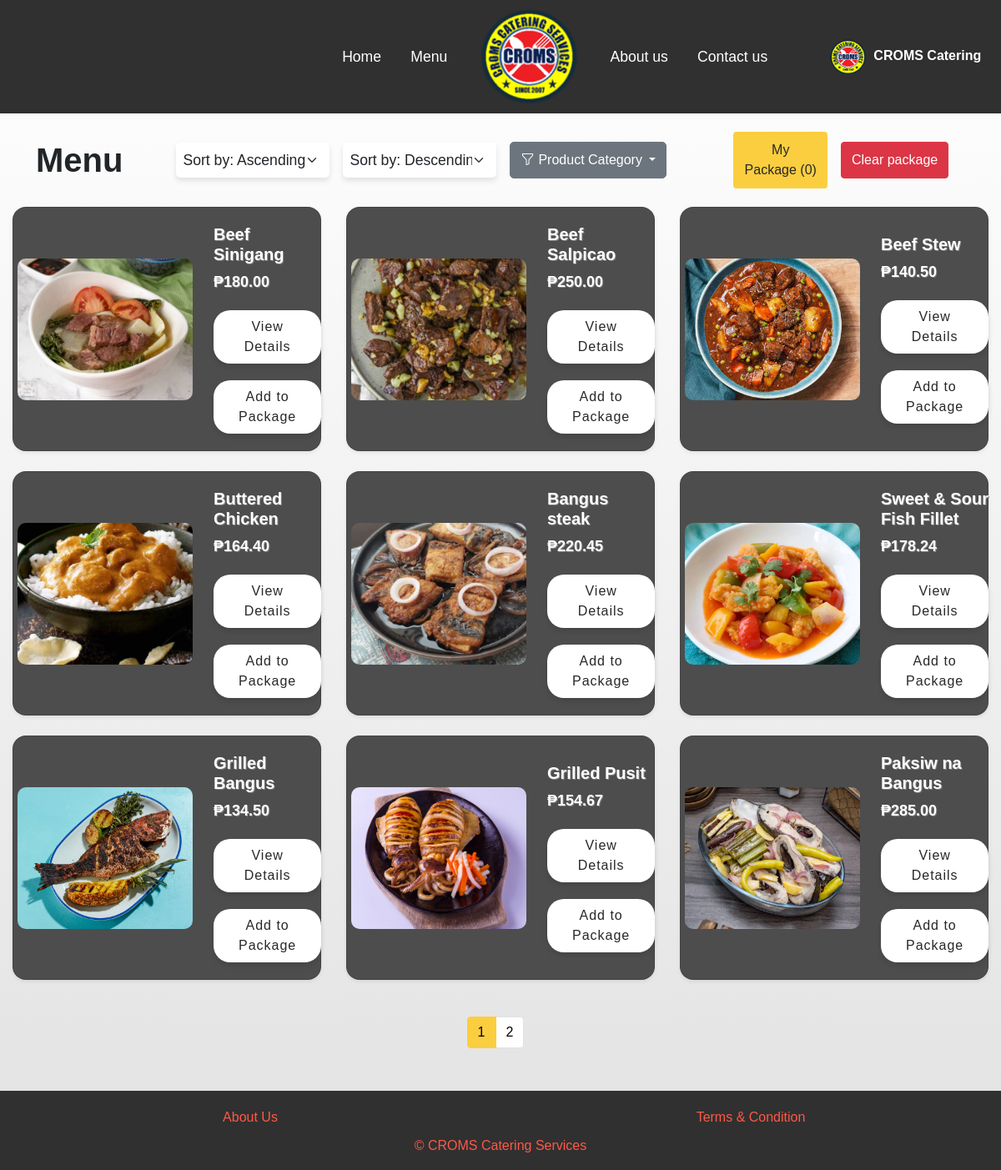
The app's page /PHP/public/menu.php (signed in) with its own data.
### tables this page shows
CREATE TABLE `products` (
  `prodId` int(11) NOT NULL,
  `prodName` varchar(255) NOT NULL,
  `prodDesc` text DEFAULT NULL,
  `prodCat` varchar(128) DEFAULT NULL,
  `prodPrice` decimal(10,2) NOT NULL,
  `prodImage` varchar(512) DEFAULT NULL,
  `prodStatus` varchar(128) DEFAULT 'draft',
  `prodCreated_at` timestamp NOT NULL DEFAULT current_timestamp(),
  `prodUpdated_at` timestamp NOT NULL DEFAULT current_timestamp() ON UPDATE current_timestamp()
);

### PHP/public/menu.php (the view, shortened to what this page needs)
<?php
	include_once 'header.php';
	require_once '../../includes/database.inc.php';
?>
	<main>
	<div class="catalog-container">
		<div class="catalog-header d-flex flex-row bd-highlight align-items-center">
			<h1 class="p-2 bd-highlight mr-5">Menu</h1>
			<div class="p-2 dropdown bd-highlight col-2">
			<form action="menu.php" method="get" id="sortDescForm">
					<select class="form-select form-select-sm" onchange="submitSortForm(this)">
					<?php
						$results_per_page = 9;
						$current_page = isset($_GET['page']) ? $_GET['page'] : 1;
						$start_index = ($current_page - 1) * $results_per_page;
						if(isset($_GET['sort'])){
							$sortValue = $_GET['sort'];
							if($sortValue == 1){
								echo "<option value='0'>Sort by: Ascending</option>";
								echo "<option selected name='sort' value='1'>Name</option>";
								echo "<option name='sort' value='2'>Price</option>";
							}
							elseif($sortValue == 2){
								echo "<option value='0'>Sort by: Ascending</option>";
								echo "<option name='sort' value='1'>Name</option>";
								echo "<option selected name='sort' value='2'>Price</option>";
							}
							else{
								echo "<option selected value='0'>Sort by: Ascending</option>";
								echo "<option name='sort' value='1'>Name</option>";
								echo "<option name='sort' value='2'>Price</option>";
							}
						}
						else{
							echo "<option selected value='0' selected>Sort by: Ascending</option>";
						}
						?>
					</select>
				</form>
			</div>
			<div class="p-2 dropdown bd-highlight col-2">
				<form action="menu.php" method="get" id="sortDescForm">
					<select class="form-select form-select-sm" onchange="submitSortForm(this)">
					<?php
						if(isset($_GET['sort'])){
							$sortValue = $_GET['sort'];
							if($sortValue == 3){
								echo "<option value='0'>Sort by: Descending</option>";
								echo "<option selected name='sort' value='3'>Name</option>";
								echo "<option name='sort' value='4'>Price</option>";
							}
							elseif($sortValue == 4){
								echo "<option value='0'>Sort by: Descending</option>";
								echo "<option name='sort' value='3'>Name</option>";
								echo "<option selected name='sort' value='4'>Price</option>";
							}
							else{
								echo "<option selected value='0'>Sort by: Descending</option>";
								echo "<option name='sort' value='3'>Name</option>";
								echo "<option name='sort' value='4'>Price</option>";
							}
						}
						else{
							echo "<option value='0' selected>Sort by: Descending</option>";
						}
						?>
					</select>
				</form>
			</div>
			<div class="p-2 dropdown bd-highlight col-md-2 col-sm-2 mr-5" style="font-size: 20px;">
				<form action="menu.php" method="get">
				<button class="btn btn-secondary dropdown-toggle" type="button" id="sortMenuButton" data-toggle="dropdown" aria-haspopup="true" aria-expanded="false" style="margin-top: 0px; border-radius:5px; font-weight:500;">
					<i class="bi bi-funnel" style="margin-right:5px;"></i>Product Category
					</button>
					<?php
						$sql = "SELECT DISTINCT prodCat FROM products";
					?>
				</form>
			</div>
			<div class="p-2 bd-highlight col-0" style="font-size: 20px;">
			<?php
			if($package == null){
				$package = [];
			}
			$numElements = count($package);
			echo '<button id="pkgbButton" type="button" class="btn pkg-btn" data-toggle="modal" data-target="#pkgModal"> My Package ('. $numElements .')</button>';
			?>
			</div>
			<div class="p-2 bd-highlight col-2" style="font-size: 20px;">
				<button id="clearPackageBtn" type="button" class="btn btn-danger">Clear package</button>
			</div>
		</div>
    	<div class="row">
			<?php
				if (isset($_GET['sort']) && isset($_GET['category'])) {
					$sortValue = $_GET['sort'];
					$category = $_GET['category'];
					if ($sortValue == 1) {
						$sql = "SELECT * FROM products WHERE prodCat='$category' AND prodStatus='active' ORDER BY prodName ASC LIMIT $start_index, $results_per_page";
					}
					elseif ($sortValue == 2) {
						$sql = "SELECT * FROM products WHERE prodCat='$category' AND prodStatus='active' ORDER BY prodPrice ASC LIMIT $start_index, $results_per_page";
					}
					elseif ($sortValue == 3) {
						$sql = "SELECT * FROM products WHERE prodCat='$category' AND prodStatus='active' ORDER BY prodName DESC LIMIT $start_index, $results_per_page";
					}
					elseif ($sortValue == 4) {
						$sql = "SELECT * FROM products WHERE prodCat='$category' AND prodStatus='active' ORDER BY prodPrice DESC LIMIT $start_index, $results_per_page";
					}
					else {
						$sql = "SELECT * FROM products WHERE prodCat='$category' AND prodStatus='active' LIMIT $start_index, $results_per_page";
					}
				}
				else{
					$sql = "SELECT * FROM products WHERE prodStatus='active' LIMIT $start_index, $results_per_page";
				}
				$result = mysqli_query($conn, $sql);
				while ($row = mysqli_fetch_assoc($result)) {
					$flag = false;
					echo '<div class="col-p-sm-0 col-md-12 col-lg-6 col-xl-4 pb-4 card-prods">';
					echo '<div class="card card-horizontal h-100 d-flex align-items-center shadow-sm">';
					echo '<a href="" data-toggle="modal" data-target="#productModal' . $row["prodId"] . '"><img src="' . $row["prodImage"] . '" class="card-img-responsive" alt="' . $row["prodName"] . '"></a>';
					echo '<div class="card-body">';
					echo '<h5>' . $row["prodName"] . '</h5>';
					echo '<p class="card-text">₱' . $row["prodPrice"] . '</p>';
					echo '<form method="post" action="../../includes/addToPackage.inc.php">';
					echo '<button type="button" class="menu-btn" data-toggle="modal" data-target="#productModal' . $row["prodId"] . '">View Details</button>';
					if ($flag){
						echo '<button type="submit" id="rf_package" name="rf_package" class="menu-btn">Remove from Package</button>';
					}else{
						echo '<button type="submit" id="add_to_package" name="add_to_package" class="menu-btn">Add to Package</button>';
					}
					echo '</form>';
					echo '</div>';
					echo '</div>';
					echo '</div>';
				}
			?>
		  <ul class="pagination">
			<?php
			$sql_count = "SELECT COUNT(*) AS total FROM products;";
			$result_count = mysqli_query($conn, $sql_count);
			$row_count = mysqli_fetch_assoc($result_count);
			$total_pages = ceil($row_count['total'] / $results_per_page);
			for ($i = 1; $i <= $total_pages; $i++) {
			echo "<li class='page-item" . ($i == $current_page ? ' active' : '') . "'>";
			echo "<a class='page-link' href='?page=$i'>$i</a>";
			echo "</li>";
			}
			?>
		</ul>
	</div>
	</main>
<?php
	include_once 'footer.php';
?>

### css/style.css (style rules this page uses)
* { font-family: 'Helvetica', 'Arial', sans-serif; }
h1, h2, h3, h4 { margin: 24px 0px 24px 35px; }
h1 { font-weight: 700; }
body { overflow-y: scroll; margin: 0; position: relative; min-height: 100vh; display: flex; background: linear-gradient(to bottom, #ffffff, #e2e2e2); flex-direction: column; }
main { padding-bottom: 80px; }

### css/profile-dropdown.css (style rules this page uses)
.dropdown { position: relative; display: inline-block; }

### css/addProduct.css (style rules this page uses)
body { overflow-x: hidden; overflow-y:auto; }

### css/cart.css (style rules this page uses)
.row { margin: 0; }

### css/menu.css (style rules this page uses)
.catalog-container { margin-bottom: 50px; }
.row { margin: 10px, 0; display: flex; justify-content:flex-start; }
.btn { padding: 0.550rem .75rem; }
.card-prods .card-horizontal { background-color: #4d4d4d; color: white; }
.card-horizontal { flex-direction: row; width: 100%; position: relative; min-width: 0; word-wrap: break-word; background-clip: border-box; border: 1px solid rgba(0,0,0,.125); border-radius: 16px; text-shadow: 1px 1px gray; }
.card-horizontal .card-img-responsive { min-width: 220px; max-width: 220px; height: 15vw; max-height: 15vw; background-clip: content-box, padding-box; padding: 5px; object-fit:cover; border-radius: 15px; }
.card h5 { font-weight: 600; }
.card-text { font-size: 18px; font-weight: bold; margin-bottom: 0px; }
.menu-btn { padding: 8px 30px; width: 100%; letter-spacing: 1px; margin-top: 1.25rem; font-weight: 500; color: #282828; background-color: white; border: 0px; border-radius: 20px; box-shadow: 0 4px 6px rgba(0, 0, 0, 0.1); transition: background-color 0.3s ease-in-out; }
.dropdown select { border-radius: 5px; font-size: 1.1em; padding: 0.4em 1.6em 0.4em 0.4em; border: 1px solid white; box-shadow: 0 4px 6px rgba(0, 0, 0, 0.1); }
.pkg-btn { background-color: #face3f; color: #282828; }
.pagination { justify-content: center; margin-top: 20px; }
.page-item.active .page-link { background-color: #face3f; color: black; border-color: #face3f; }
.page-link { color: black; }

### records on screen
products: prodImage (picture), prodName "Beef Sinigang", prodPrice "180.00"
products: prodImage (picture), prodName "Beef Salpicao", prodPrice "250.00"
products: prodImage (picture), prodName "Beef Stew", prodPrice "140.50"
products: prodImage (picture), prodName "Buttered Chicken", prodPrice "164.40"
products: prodImage (picture), prodName "Bangus steak", prodPrice "220.45"
products: prodImage (picture), prodName "Sweet & Sour Fish Fillet", prodPrice "178.24"
products: prodImage (picture), prodName "Grilled Bangus", prodPrice "134.50"
products: prodImage (picture), prodName "Grilled Pusit", prodPrice "154.67"
products: prodImage (picture), prodName "Paksiw na Bangus", prodPrice "285.00"

### other values on screen
$numElements "0"
